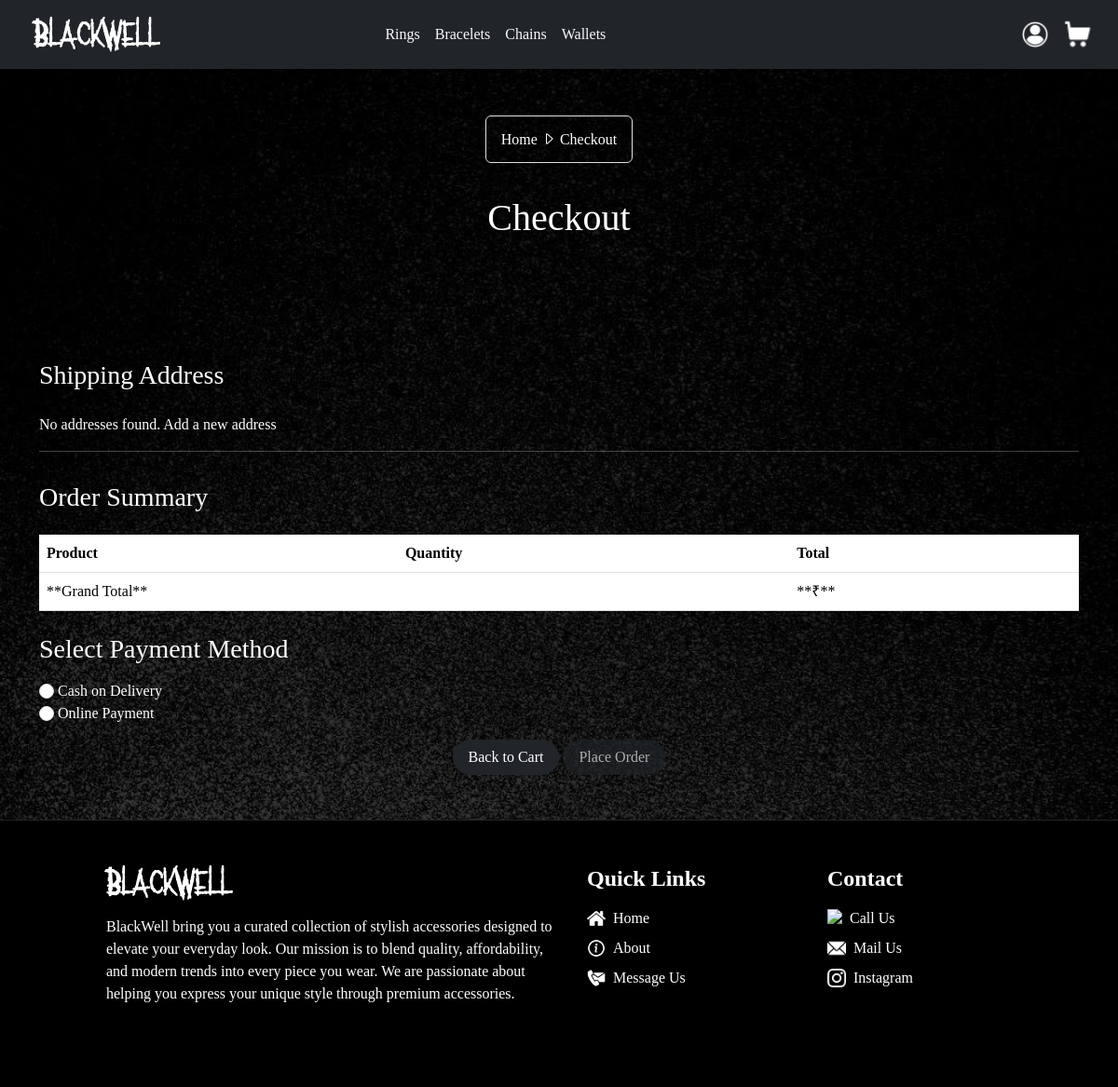
The page /process_order/ (signed in) on the database its author committed.
### app/models.py (models this page shows, shortened)
class ProductCategory(models.Model):
    name=models.CharField(max_length=100, unique=True)
    image=models.ImageField(upload_to='categories/', blank=True, null=True)
    description=models.TextField(blank=True)
    parent=models.ForeignKey('self', null=True, blank=True, on_delete=models.CASCADE,related_name="subcategories")
    class Meta:
        verbose_name_plural="ProductCategories"

### app/views.py (the view, shortened to what this page needs)
# urls.py: path('process_order/',views.process_order,name='process_order'),
@login_required
def process_order(request):
    return render(request, 'checkout.html', {})

### app/context_processors.py (called while the page is built)
def productCategory(request):
    return {'categories':ProductCategory.objects.all()}

### app/templates/checkout.html (shortened to what this page needs)
{% extends 'base.html'%}
{% load static %}
{% block "content"%}
<section class="bannerimg">
    <div class="py-5 text-center text-white">
        <p class="mt-3"><span class="border p-3 rounded "><a href="{%url 'home'%}" class="text-white">Home </a><i
                    class="bi bi-caret-right"></i> Checkout</span></p>
        <h1 class="mt-5 mb-3 fs-1">Checkout</h1>
    </div>
</section>
<main class="container py-5">
    <form action="{% url 'process_order' %}" method="POST">
    <h3 class="py-3">Shipping Address</h3>
    <div class="address-list">
        {% for address in addresses %}
            <div class="address-card bg-theme-light mb-3 p-3 rounded-pill">
                <input class="form-check-input" type="radio" name="address_id" value="{{ address.id }}"
                       id="address_{{ address.id }}"
                       {% if address.is_default %}checked{% endif %} required>
                <label for="address_{{ address.id }}" class="px-3">
                    **{{ address.full_name }}** ({{ address.address_type }})
                    {{ address.street_address }}, {{ address.city }}
                    {{ address.state }}, {{ address.postal_code }}
                    {{ address.country }} | Phone: {{ address.phone_number }}
                </label>
            </div>
        {% empty %}
            <p>No addresses found. <a href="{% url 'addaddress' %}">Add a new address</a></p>
        {% endfor %}
    </div>
    <hr>
   <h3 class="py-3">Order Summary</h3>
    <table class="table">
        <thead>
            <tr>
                <th>Product</th>
                <th>Quantity</th>
                <th>Total</th>
            </tr>
        </thead>
        <tfoot>
            <tr>
                <td colspan="2">**Grand Total**</td>
                <td>**₹{{ cart.total_price }}**</td>
            </tr>
        </tfoot>
    </table>
  <h3 class="mt-4">Select Payment Method</h3>
  <div class="my-3">
    <input type="radio" name="payment_method" value="cod" class="form-check-input"> Cash on Delivery <br>
    <input type="radio" name="payment_method" value="online" class="form-check-input"> Online Payment
  </div>
    <div class="checkout-actions text-center">
        <a href="{% url 'view_cart' %}" class="btn btn-dark bg-theme rounded-pill px-3">Back to Cart</a>
        <button type="submit" class="btn btn-dark bg-theme-dark rounded-pill px-3" {% if not addresses %}disabled{% endif %}>
            Place Order
        </button>
    </div>
</form>
</main>
{% endblock %}

### app/templates/header.html (shortened to what this page needs)
{% load static %}
<!DOCTYPE html>
<html lang="en">
<head>
    <link rel="stylesheet" href="{%static 'css/bootstrap.min.css'%}">
    <link rel="stylesheet" href="{%static 'css/bootstrap-icons.min.css'%}">
    <link rel="stylesheet" href="{%static 'css/style.css'%}">
  </head>
<body>
    <nav class="navbar navbar-expand-lg navbar-dark bg-dark sticky-top">
  <div class="container-fluid">
    <a class="navbar-brand fs-2 ms-4 fw-bold" href="{%url 'home' %}" style="font-family: Witchwoode;"> BlackWell</a>
    <div class="collapse navbar-collapse d-none d-md-flex" id="navbarNav">
      <ul class="navbar-nav mx-auto">
        {% for category in categories %}
  <li class="nav-item">
    <a class="nav-link text-light" href="{% url 'shopbycategory' category.id %}">
      {{ category.name }}
    </a>
  </li>
{% endfor %}
      </ul>
     <ul class="navbar-nav ms-auto">
      <li class="nav-item">
            {% if user.is_authenticated %}
            <a href="{% url 'dashboard' %}">
               <img src="{% static 'images/loginn.png' %}" alt="" height="30"
                width="30" class="mt-2">
            </a>
            {% else %}
            <a href="{% url 'login' %}">
                <img src="{% static 'images/loginn.png' %}" alt="" height="30"
                width="30" class="mt-2">
            </a>
            {% endif %}
          </li>
       <li class="nav-item">
            <a class="nav-link" href="{% url 'view_cart'%}">
          <img src="{% static 'images/shopping-cart.png'%}" alt="" height="30" width="30" class="mx-2">
        </a>
          </li>
              </ul>
    </div>
  </div>
</nav>

### static/css/style.css (style rules this page uses)
body { font-family: morlique; background-image: url('../images/bg.JPG'); background-repeat: no-repeat; background-size: cover; color: white; }
a { text-decoration: none; color: white; }
ul { list-style: none; }

### rows shown on the page
ProductCategory: name "Rings"
ProductCategory: name "Bracelets"
ProductCategory: name "Chains"
ProductCategory: name "Wallets"
